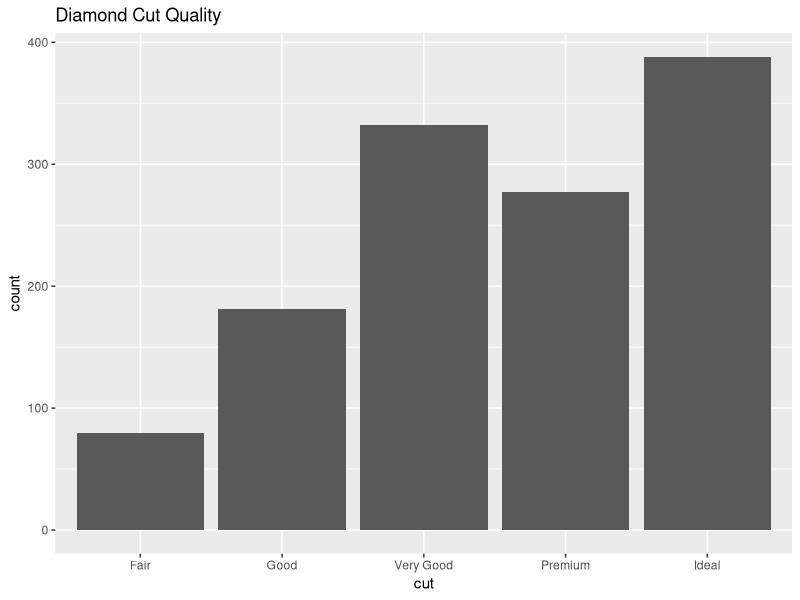
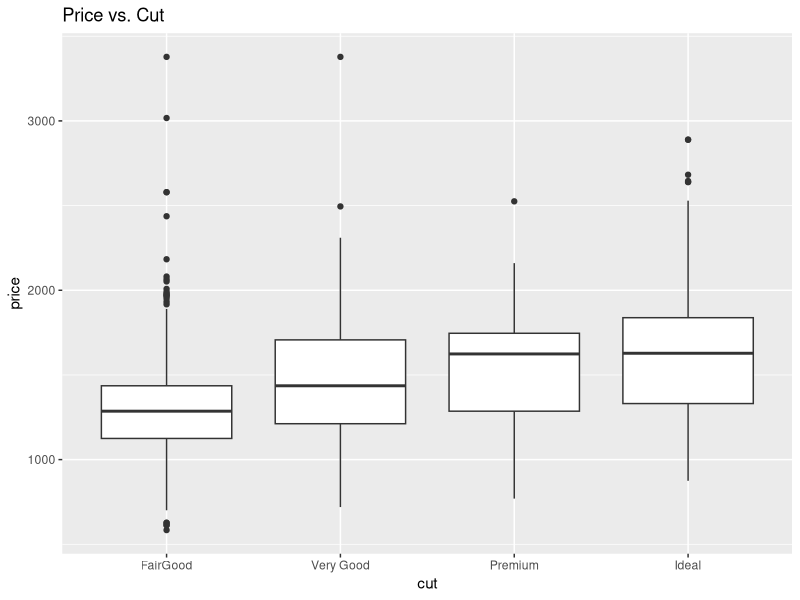

Write R code to recreate these figures, in order.
## ---- chunk 1
knitr::opts_chunk$set(echo = TRUE)
library(tidyverse)
library(knitr)
library(broom)
## ---- chunk 2
data(diamonds)

diamonds_5c <- subset(diamonds, carat == 0.5)

## ---- chunk 3
p1 <- ggplot(data = diamonds_5c, aes(x = cut)) +
  geom_bar() + 
  labs(title = "Diamond Cut Quality")

p1
## ---- chunk 4
diamonds_new <- mutate(diamonds_5c, cut = fct_recode(cut, "FairGood" = "Fair", "FairGood" = "Good"))

diamonds_new
## ---- chunk 5
pvc <- ggplot(data = diamonds_new, aes(x = cut, y = price)) +
  geom_boxplot() +
  labs(title = "Price vs. Cut")

pvc
## ---- chunk 6
print(summary(diamonds_new$cut))
summary <- aggregate(price~cut, diamonds_new, function(x) c(mean = mean(x), sd = sd(x)))

summary[-1][[1]]
## ---- chunk 7
model <- lm(price ~ cut, data = diamonds_new)
tidy(model, conf.int = TRUE) %>%
  kable(format = "markdown", digits = 3)

kable(anova(model), format="markdown", digits = 3)
## ---- chunk 8
total_variation <- 150706506/1257
total_variation
## ---- chunk 9
11507056/1254
